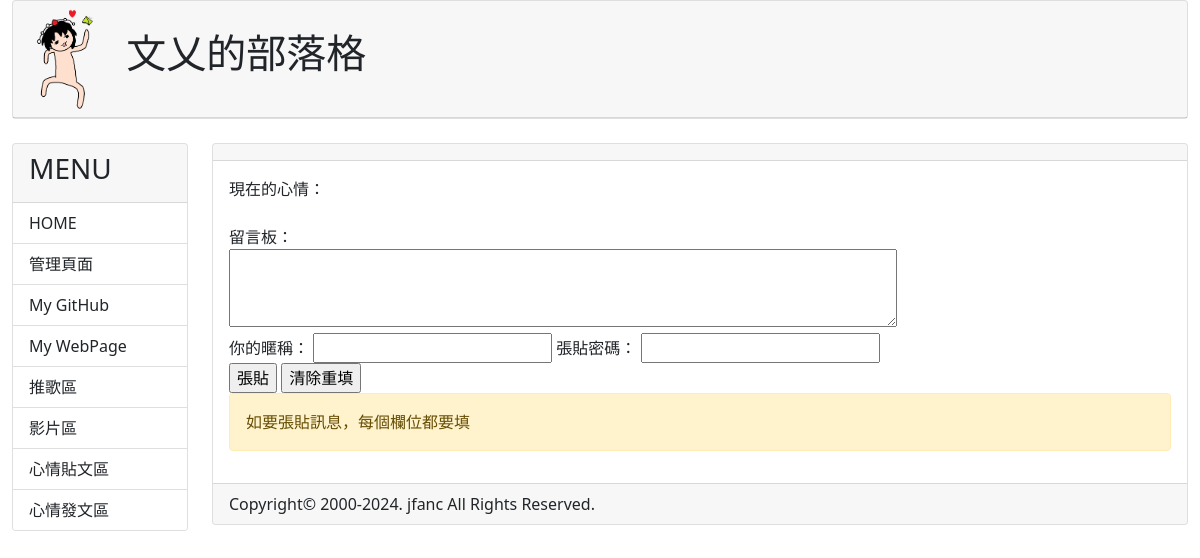
The app's page /form, older data.
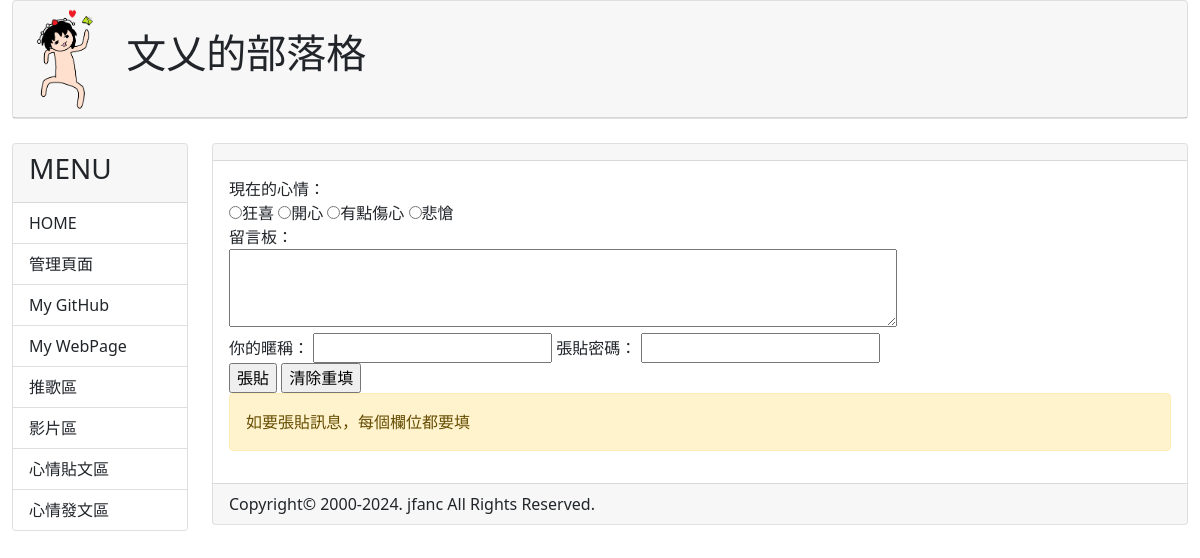
The same page, newer data.
### mainsite/models.py (models this page shows, shortened)
class Mood(models.Model):
    status = models.CharField(max_length=50,null=False)

### mainsite/views.py (the view, shortened to what this page needs)
# urls.py: path('form',views.show_post),
def show_post(request,pid=None,del_pass=None):
    posts = MoodPost.objects.filter(enabled=True).order_by('-pub_time')[:30]
    moods = Mood.objects.all()
    try:
        user_id = request.GET['user_id']
        user_pass = request.GET['user_pass']
        user_post = request.GET['user_post']
        user_mood = request.GET['mood']
    except:
        user_id = None
        message = '如要張貼訊息，每個欄位都要填'
    return render(request,'get_example.html',locals())

### templates/get_example.html (shortened to what this page needs)
{% extends "base.html" %}
{% block content %}
<form name="my form" action="/form" method="GET">
    現在的心情：<br>
    {% for m in moods %}
        <input type="radio" name="mood" value="{{ m.status }}">{{ m.status }}
    {% endfor %}
    <br>
    留言板：<br>
    <textarea name="user_post" rows="3" cols="70"></textarea><br>
    <label for="user_id">你的暱稱：</label>
    <input id="user_id" type="text" name="user_id">
    <label for="user_pass">張貼密碼：</label>
    <input id="user_pass" type="password" name="user_pass"><br>
    <input type="submit" value="張貼">
    <input type="reset" value="清除重填"><br>
</form>
{% if message %}
    <div class="alert alert-warning">
        {{ message }}
    </div>
{% endif %}
{% endblock %}

Row changes from the older to the newer data that the page shows:
added Mood: status "狂喜"
added Mood: status "開心"
added Mood: status "有點傷心"
added Mood: status "悲愴"
